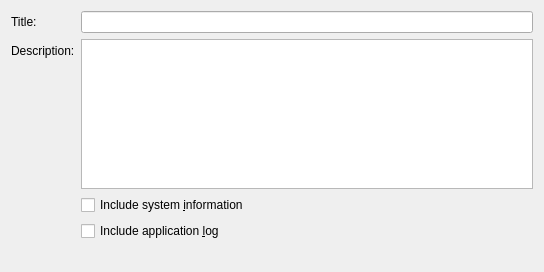
<?xml version="1.0" encoding="UTF-8"?>
<ui version="4.0">
 <class>Dialog</class>
 <widget class="QDialog" name="Dialog">
  <property name="geometry">
   <rect>
    <x>0</x>
    <y>0</y>
    <width>544</width>
    <height>272</height>
   </rect>
  </property>
  <property name="windowTitle">
   <string>Report an issue...</string>
  </property>
  <layout class="QVBoxLayout" name="verticalLayout">
   <item>
    <layout class="QFormLayout" name="formLayout">
     <property name="fieldGrowthPolicy">
      <enum>QFormLayout::ExpandingFieldsGrow</enum>
     </property>
     <item row="0" column="0">
      <widget class="QLabel" name="label">
       <property name="text">
        <string>Title:</string>
       </property>
      </widget>
     </item>
     <item row="0" column="1">
      <widget class="QLineEdit" name="lineEditTitle">
       <property name="toolTip">
        <string>Title of the issue</string>
       </property>
      </widget>
     </item>
     <item row="1" column="0">
      <widget class="QLabel" name="label_2">
       <property name="text">
        <string>Description:</string>
       </property>
      </widget>
     </item>
     <item row="1" column="1">
      <widget class="QPlainTextEdit" name="plainTextEditDesc">
       <property name="toolTip">
        <string>Description of the issue (mandatory)</string>
       </property>
      </widget>
     </item>
     <item row="2" column="1">
      <widget class="QCheckBox" name="cb_include_sys_info">
       <property name="toolTip">
        <string>Include system information</string>
       </property>
       <property name="text">
        <string>Include system &amp;information</string>
       </property>
      </widget>
     </item>
     <item row="3" column="1">
      <widget class="QCheckBox" name="cb_include_application_log">
       <property name="toolTip">
        <string>Include application log</string>
       </property>
       <property name="text">
        <string>Include application &amp;log</string>
       </property>
      </widget>
     </item>
    </layout>
   </item>
   <item>
    <layout class="QHBoxLayout" name="layout_buttons">
     <property name="topMargin">
      <number>0</number>
     </property>
     <item>
      <spacer name="horizontalSpacer_2">
       <property name="orientation">
        <enum>Qt::Horizontal</enum>
       </property>
       <property name="sizeHint" stdset="0">
        <size>
         <width>40</width>
         <height>20</height>
        </size>
       </property>
      </spacer>
     </item>
    </layout>
   </item>
  </layout>
 </widget>
 <resources>
  <include location="qcrash.qrc"/>
 </resources>
 <connections/>
</ui>
